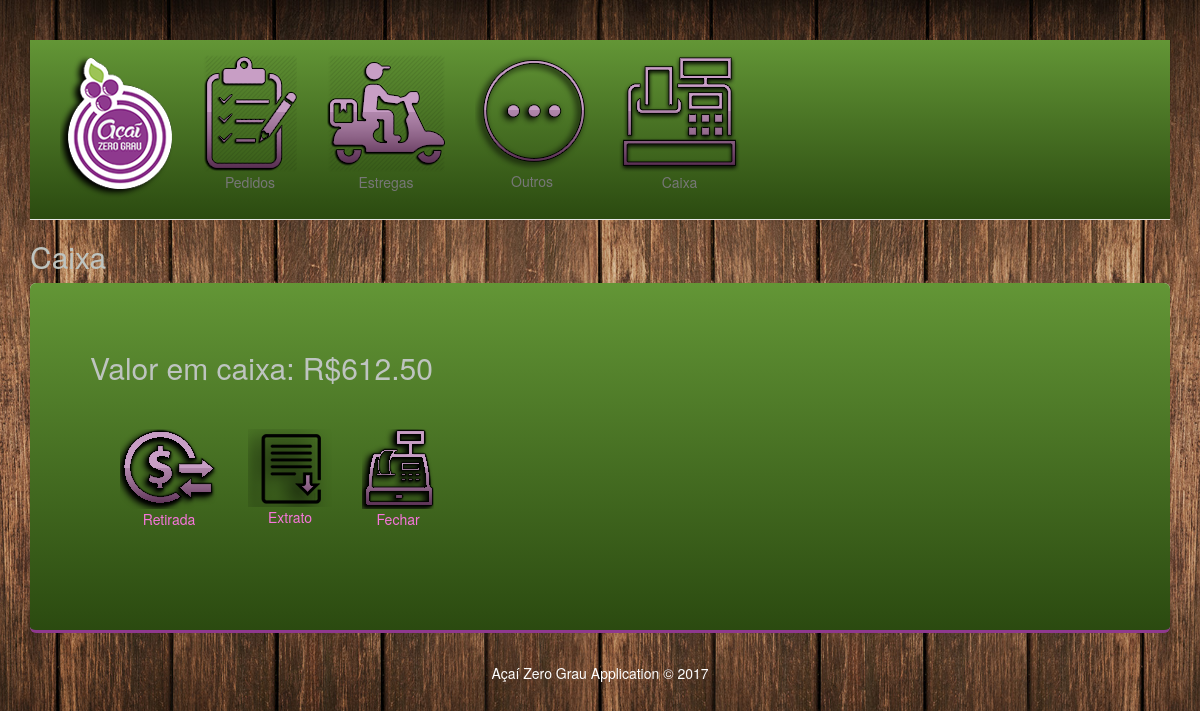
The page /caixa/ on the database as committed earlier.
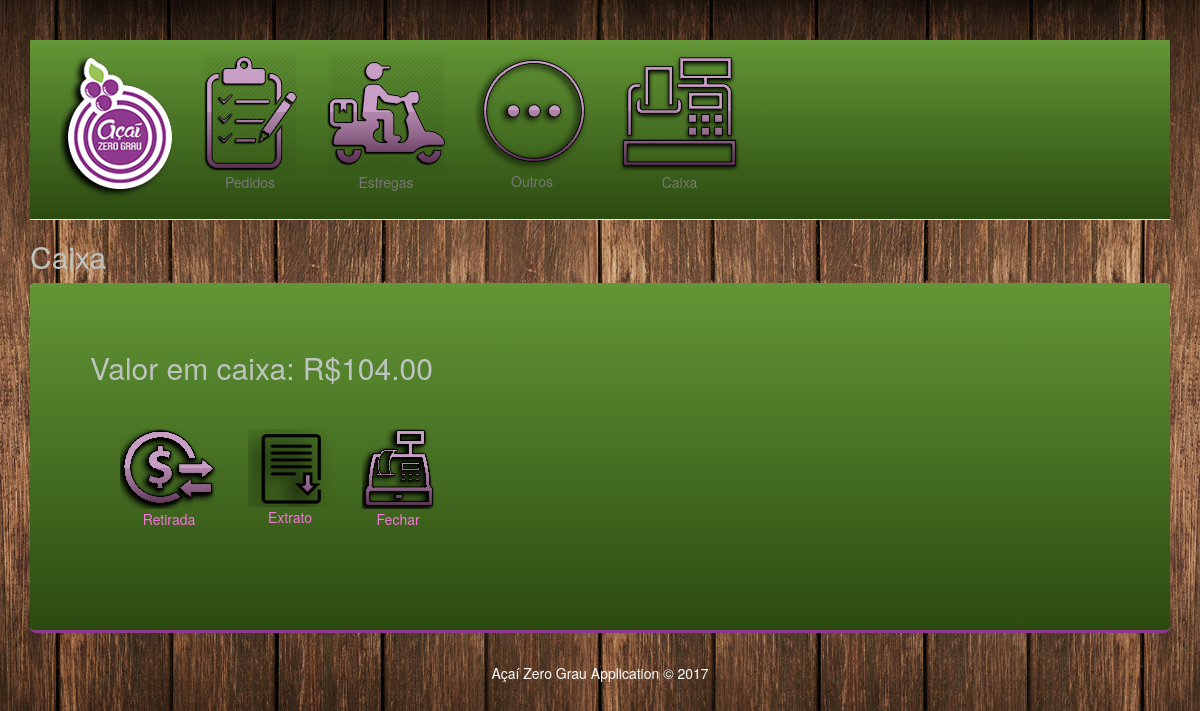
The same page on the database as committed later.
### caixa/models.py (models this page shows)
class caixa(models.Model):
    tipo = models.CharField(max_length= 10, default="Entrada")
    obs = models.CharField(max_length= 200, null=True, blank=True)
    data = models.DateTimeField(default=datetime.datetime.now())
    total = models.DecimalField(max_digits=10, decimal_places=2)
    def __str__(self):
        return str(self.total)

### caixa/views.py (the view)
def caixa1(request):
    total = caixa.objects.latest('id')
    return render(request, 'caixa.html', {'title':'Caixa', 'total':total})

### caixa/templates/caixa.html
﻿{% extends 'base.html' %}
{% block body %}
<h2>Valor em caixa: R${{total}}</h2><br />
<div id="navbar" class="collapse navbar-collapse ">
    <ul class="nav navbar-nav">
        <li><a href="retirada"><img src="../../static/app/img/retirada.png" /><center>Retirada</center></a></li>
        <li><a href="extrato"><img src="../../static/app/img/extrato.png" /><center>Extrato</center></a></li>
        <li><a href="fechar"><img src="../../static/app/img/fechar.png" /><center>Fechar</center></a></li>
    </ul>
</div>
{% endblock %}

Rows that differ between the two databases and show on the page:
no longer on this page (row edited): caixa: total "612.50"
added caixa: total "104.00"
